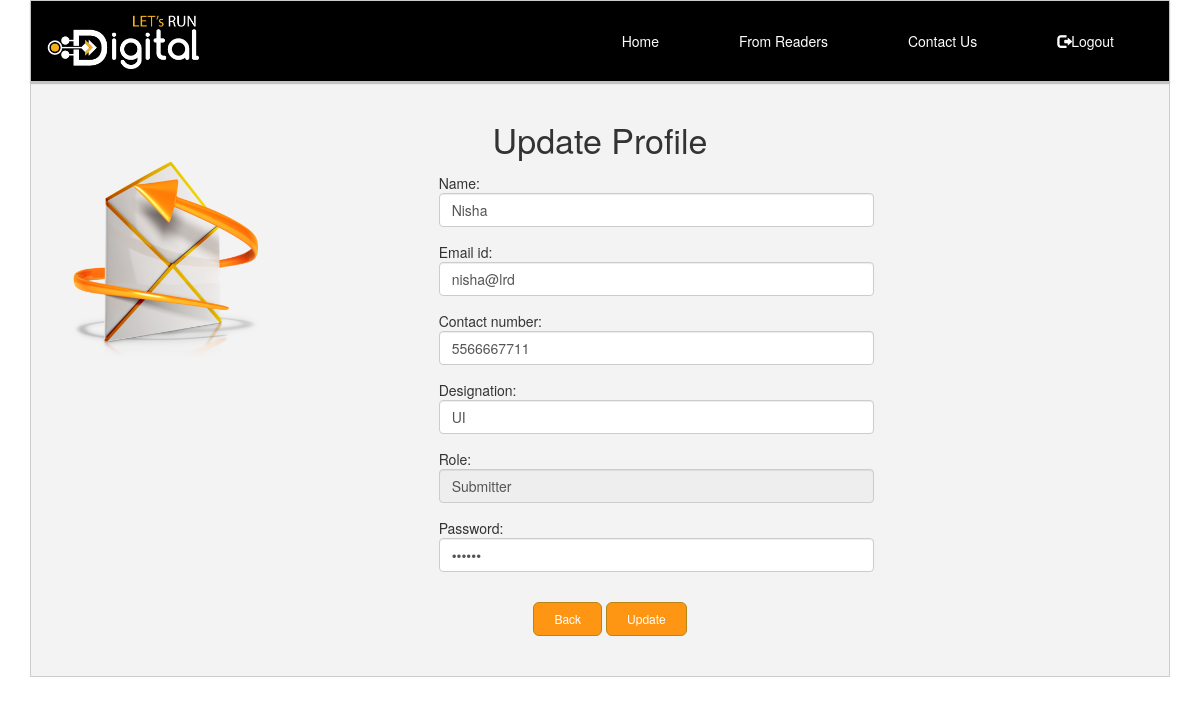
The app's page /curatoroptionsupdateprofile (signed in), older data.
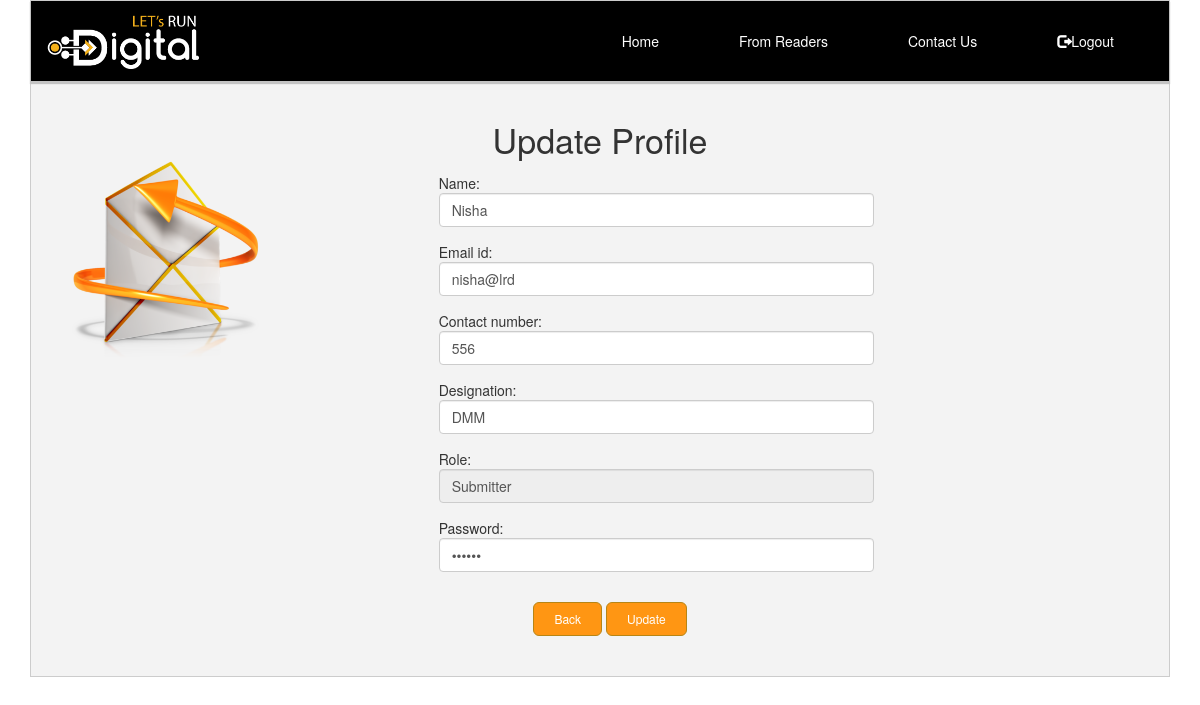
The same page, newer data.
### tables this page shows
CREATE TABLE users(user_id INTEGER PRIMARY KEY AUTOINCREMENT,user_name TEXT,email TEXT UNIQUE,phoneno INTEGER,company_designation TEXT,list_role TEXT,password TEXT);

### app.py (the view)
@app.route('/curatoroptionsupdateprofile',methods=['get','post'])
@deco.login_required
def detail():
    g.db=connect_database()
    mail=session['useremail']
    c=g.db.execute('Select * from users where email=?',(mail,))
    details = [dict(user_id=row[0], user_name=row[1], email=row[2], phoneno=row[3], company_designation=row[4],
                    list_role=row[5],
                    password=row[6]) for row in c.fetchall()]
    g.db.close()
    return render_template('updateprofile.html', details=details)

### app.py (called while the page is built)
def connect_database():
    return sqlite3.connect(app.config['DATABASE'])

### deco.py (called while the page is built)
def login_required(test):
    @wraps(test)
    def wrap(*args,**kwargs):
        if session['logged_in'] == True :
            print('i m not clearing session')
            return test(*args,**kwargs)
        else:
            flash('login required !!')
            return render_template('Subscribe.html')
    return wrap

### templates/updateprofile.html (shortened to what this page needs)
{% extends 'masteroutlay_logout_image.html' %}
    {% block heading %}Update Profile{% endblock %}
            {%block updateprofile_curator %}
            <form action="{{url_for('curatorupdateprofile_submitclick')}}" method="post">
                    {%for item in details%}
                        <div class="form-group">
                            <div class="col-sm-5 pull-left">
                            Name:
                            <input type="text" id="name" name="name" value="{{item.user_name}}" class="form-control">
                            Email id:
                            <input type ="email" id="email" name="email"   value="{{item.email}}" class="form-control">
                            Contact number:
                            <input type="number" id="contactnumber" name="contactnumber" value="{{item.phoneno}}" class="form-control">
                            Designation:
                            <input type="text" id="designation" name="designation" value="{{item.company_designation}}" class="form-control">
                            Role:
                            <input type="text" id="listrolecur" name="listrole" value="{{item.list_role}}" class="form-control" readonly>
                            Password:
                            <input type="password" id="password" name="password" value="{{item.password}}" class="form-control">
                            </div>
                        </div>
                    {%endfor%}
                    <div class="clearfix"></div>
                    <div class="btn-container">
                        <button type="button" onclick="history.go(-1)" class="btn btn-info btn-lg">Back</button>
                        <button type="submit" class="btn btn-info btn-lg">Update</button>
                    </div>
            </form>
            {% endblock %}

Row changes from the older to the newer data that the page shows:
changed users "Nisha": contactnumber "5566667711" → "556"; designation "UI" → "DMM"
